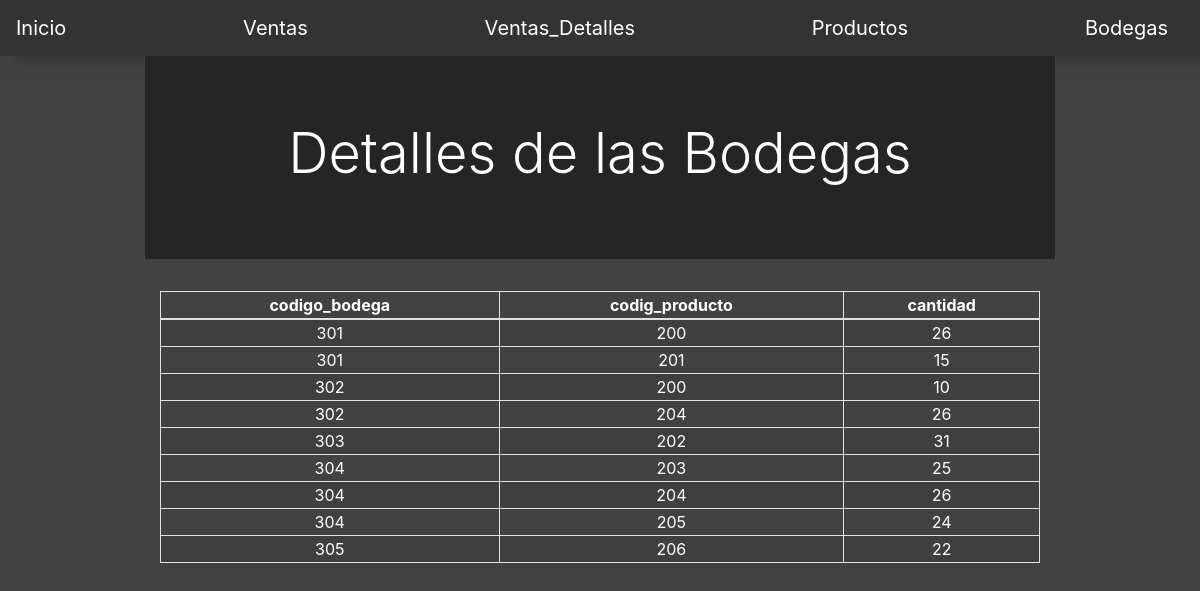
/Tablas/Bodegas.php, run on the app's committed database.
### tables this page shows
CREATE TABLE `Bodegas` (
  `codigo_bodega` int NOT NULL,
  `codigo_producto` int NOT NULL,
  `cantidad` int DEFAULT NULL,
  PRIMARY KEY (`codigo_bodega`,`codigo_producto`)
);

### Tablas/Bodegas.php (the view, shortened to what this page needs)
<?php
$objeto = new Conexion();
$conexion = $objeto->Conectar();
$consulta = 'SELECT * FROM Bodegas';
$resultado = $conexion->prepare($consulta);
$resultado->execute();
$ventas_detalle=$resultado->fetchAll(PDO::FETCH_ASSOC);
?>
<!doctype html>
<html lang="en">
  <head>
    <link href="../estilos.css" rel="stylesheet" type="text/css">
    <link rel="stylesheet" href="https://stackpath.bootstrapcdn.com/bootstrap/4.4.1/css/bootstrap.min.css">
    <link rel="stylesheet" type="text/css" href="https://cdn.datatables.net/v/bs4/dt-1.10.20/datatables.min.css"/>
  </head>
  <body>
  <nav class="navbar navbar-dark" id="navbar">
  <a class="navbar-brand" href="../index.php">Inicio</a>
  <a class="navbar-brand" href="../Tablas/Ventas.php">Ventas</a>
        <a class="navbar-brand" href="../Tablas/Ventas_Detalles.php">Ventas_Detalles</a>
        <a class="navbar-brand" href="../Tablas/Productos.php">Productos</a>
        <a class="navbar-brand" href="../Tablas/Bodegas.php">Bodegas</a>
    </nav>
    <div class="group">
        <div class="jumbotron jumbotron-fluid text-center" id="jumbo">
            <div class="container">
              <h1 class="display-4">Detalles de las Bodegas</h1>
            </div>
        </div>
        <div class="container">
            <div class="row">
                <div class="col-lg-12">
                    <table id="tablaventas_detalle" class="table-striped table-bordered" style="width:100%">
                        <thead class="text-center">
                            <th>codigo_bodega</th>
                            <th>codig_producto</th>
                            <th>cantidad</th>
                        </thead>
                        <tbody>
                            <?php
                                foreach($ventas_detalle as $detalle){
                            ?>
                            <tr class="text-center">
                                <td><?php echo $detalle['codigo_bodega']?></td>
                                <td><?php echo $detalle['codigo_producto']?></td>
                                <td><?php echo $detalle['cantidad']?></td>
                            </tr>
                            <?php
                                }
                            ?>
                        </tbody>
                    </table>
                </div>
            </div>
        </div>
    </div>
  </body>
</html>

### estilos.css (style rules this page uses)
html,body { height:100%; margin: 0; display: flex; flex-direction: column; }
body { background: -webkit-linear-gradient(top, #424242 71%,#424242 99%); }
.group { border-left: 1.3px solid #424242; border-right: 1.3px solid #424242; color: rgb(255, 255, 255); background: -webkit-linear-gradient(top, rgb(66, 66, 66) 0%,rgb(66, 66, 66) 100%); width: 76%; padding: 0px; margin-top: 0px ; margin-bottom: 0px; margin-right: auto; margin-left: auto; }
#navbar { background: rgb(51, 51, 51); position:relative; box-shadow: inset 0 -1px 0 var(--color-border-secondary); }
#navbar:before { content: ''; position: absolute; bottom:-2%; width: 100%; height: 100%; background-color: rgba(0,0,0,0.3); z-index: -1; filter: blur(10px); }
#jumbo { background-color: #252525; }

### data on the page
bodegas: codigo_bodega "301", codigo_producto "200", cantidad "26"
bodegas: codigo_bodega "301", codigo_producto "201", cantidad "15"
bodegas: codigo_bodega "302", codigo_producto "200", cantidad "10"
bodegas: codigo_bodega "302", codigo_producto "204", cantidad "26"
bodegas: codigo_bodega "303", codigo_producto "202", cantidad "31"
bodegas: codigo_bodega "304", codigo_producto "203", cantidad "25"
bodegas: codigo_bodega "304", codigo_producto "204", cantidad "26"
bodegas: codigo_bodega "304", codigo_producto "205", cantidad "24"
bodegas: codigo_bodega "305", codigo_producto "206", cantidad "22"
